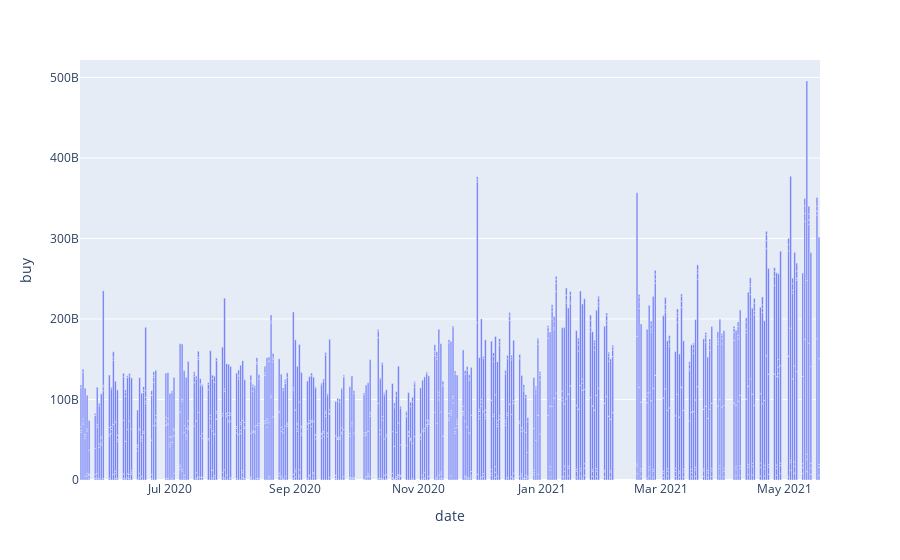

Notebook source saved alongside this figure:
### Code cell
fig = px.bar(df, x='date', y="buy")
fig.show()

### Figure 1 — Plotly figure (JSON) as saved in the notebook; plotly's stock layout.template omitted (floating-point values rounded to 4 significant figures; data arrays with more than 128 entries replaced by an {"elided": "..."} marker saying what was removed)
{"data": [{"alignmentgroup": "True", "hovertemplate": "date=%{x}<br>buy=%{y}<extra></extra>", "legendgroup": "", "marker": {"color": "#636efa"}, "name": "", "offsetgroup": "", "orientation": "v", "showlegend": false, "textposition": "auto", "type": "bar", "x": {"elided": "1470 str values"}, "xaxis": "x", "y": {"elided": "1470 int values"}, "yaxis": "y"}], "layout": {"barmode": "relative", "legend": {"tracegroupgap": 0}, "margin": {"t": 60}, "xaxis": {"anchor": "y", "domain": [0, 1], "title": {"text": "date"}}, "yaxis": {"anchor": "x", "domain": [0, 1], "title": {"text": "buy"}}}}
